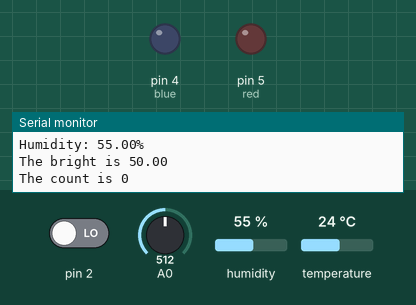
This sketch was run on a simulated Arduino Uno, built with avr-gcc and run on an emulated ATmega328P. Shown: output pins drawn as LEDs (lit = HIGH), the last lines printed to the serial monitor. The test bench sets the inputs (shaded band); at power-on: pin 2 LOW, A0 = 512, humidity 55 %, temperature 24 °C.

Above: at 2.8 s.
2.9 s: pin 2 driven HIGH
At 3.3 s:
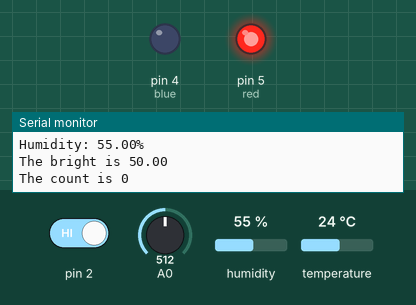
4.9 s: A0 set to 117
6.6 s: A0 set to 101
At 7.9 s:
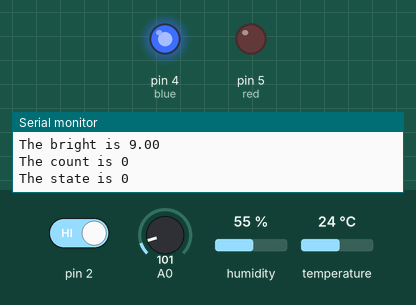
Timing chart, 0 to 9.6 s (numbered marks = the images above; inputs shaded):
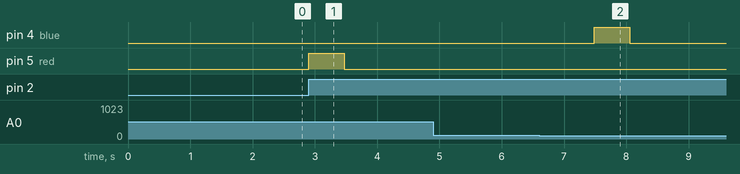

The sketch:

AC.ino
```cpp
#include <IRremote.h>//红外发射模块接D3引脚
#include <MsTimer2.h>
#include <math.h>
#include <Adafruit_Sensor.h>
#include <DHT.h>
#include <DHT_U.h>

#define DHTTYPE DHT22
#define DHTPIN 6

DHT_Unified dht(DHTPIN, DHTTYPE);

IRsend irsend;
int red = 5;
int blue = 4;
int onOroff = 0;
unsigned int count = 0;
bool change = 0;
float bright;
float temp;
const unsigned int key_on[198]={6050,7300,550,1650,500,1700,500,1650,550,1600,550,1650,500,1650,550,1650,550,1600,500,650,500,600,550,550,550,550,550,600,550,550,500,650,500,600,550,1600,500,1700,550,1600,550,1600,550,1650,550,1650,550,1600,550,1650,500,600,500,600,550,600,550,550,550,550,550,550,550,600,500,600,550,1650,500,1650,550,1650,550,1600,500,1650,550,1650,550,1650,500,1650,500,600,500,650,500,600,550,550,550,550,600,550,550,600,450,650,500,1650,500,650,500,600,500,1650,500,650,500,600,500,600,550,1650,500,600,500,1700,500,1650,550,550,550,1650,550,1600,550,1650,500,600,500,1650,550,600,500,1650,550,550,550,1650,550,550,550,1650,550,1650,500,600,550,1600,500,650,500,1650,550,600,500,1650,550,550,550,600,500,600,500,1650,550,600,500,1650,550,600,500,1650,550,550,550,600,500,1650,550,550,550,1650,550,550,550,1650,550,550,550,1650,500,1650,500,7350,550};
const unsigned int key_off[198]={6000,7300,600,1600,550,1650,500,1650,550,1600,550,1650,500,1700,500,1650,550,1600,550,600,550,550,550,550,550,600,500,600,500,600,550,600,550,550,550,1650,500,1650,500,1650,550,1650,550,1600,500,1700,500,1650,550,1650,550,550,550,550,550,600,550,550,500,650,500,600,550,550,550,550,550,1650,550,1650,500,1650,550,1600,550,1650,500,1650,500,1700,550,1600,550,550,550,600,550,550,550,600,500,600,500,600,550,550,600,550,550,1600,550,1650,500,600,550,1650,500,600,500,600,550,600,550,1600,500,600,550,600,550,1600,550,600,550,1600,500,1650,550,1650,550,550,550,1650,550,550,550,1650,500,600,550,1650,450,650,500,1650,500,1650,600,550,550,1600,550,600,550,1600,550,550,600,1600,550,550,550,600,550,550,550,1600,550,600,550,1600,550,600,550,1600,550,550,550,600,550,1600,550,600,550,1600,550,550,550,1650,500,600,550,1650,500,1650,550,7300,550};
//编码部分

void setup(){
  Serial.begin(9600);
  dht.begin();
  sensor_t sensor;
  dht.temperature().getSensor(&sensor);
  dht.humidity().getSensor(&sensor);   //dht22
  pinMode(red, OUTPUT);
  pinMode(blue, OUTPUT);
  attachInterrupt(0, turn, RISING);  //上升沿触发
  // 中断设置函数，每 1s 进入一次中断
   MsTimer2::set(1000, flash);
   //开始计时
   MsTimer2::start();
}

void flash()  //定时中断读温度
{
  sensors_event_t event;
  dht.temperature().getEvent(&event);
  if (isnan(event.temperature)) {
    Serial.println("Error reading temperature!");
  }
  else {
    Serial.print("Temperature: ");
    Serial.print(event.temperature);
    Serial.println(" *C");
  }
  // Get humidity event and print its value.
  dht.humidity().getEvent(&event);
  if (isnan(event.relative_humidity)) {
    Serial.println("Error reading humidity!");
  }
  else {
    Serial.print("Humidity: ");
    Serial.print(event.relative_humidity);
    Serial.println("%");
  }
   bright = (analogRead(0)-9)/10;
   Serial.print("The bright is ");
   Serial.println(bright);
   if(onOroff == 0 && bright < 10)
   {
     if(temp > 30)
     {
       if(count < 300)
       {
         count++;
       }
     }
     else
     {
       if(count > 0)
       {
         count--;
       }
     }
     if(count >= 300)
     {
       change = 1;
     }
   }
   if(onOroff == 1 && bright < 10)
   {
     if(temp > 24)
     {
       if(count < 300)
       {
         count++;
       }
     }
     else
     {
       if(count > 0)
       {
         count--;
       }
     }
     if(count <= 0)
     {
       change = 1;
     }
   }
   Serial.print("The count is ");
   Serial.println(count);
}

void loop()
{
  if(change == 1 && onOroff == 0)
  {
    digitalWrite(red, HIGH);
    irsend.sendRaw(key_on,198,38);
    onOroff = 1;
    change = 0;
    Serial.print("The state is ");
    Serial.println(onOroff);
    delay(500);
    digitalWrite(red, LOW);
    MsTimer2::set(1000, flash);
    MsTimer2::start();
  }
  else if(change == 1 && onOroff == 1)
  {
    digitalWrite(blue, HIGH);
    irsend.sendRaw(key_off,198,38);
    onOroff = 0;
    change = 0;
    Serial.print("The state is ");
    Serial.println(onOroff);
    delay(500);
    digitalWrite(blue, LOW);
    MsTimer2::set(1000, flash);
    MsTimer2::start();
  }
}

void turn()
{
  change = 1;
}
```

Measured:
- the behaviour switches between 109 and 108 on A0 (found by bisection; images 1 and 2)
- after the input at 2.9 s, pin 5 (red): LOW → HIGH at once, → LOW 0.57 s later
- after the input at 6.6 s, pin 4 (blue): LOW → HIGH after 0.88 s, → LOW 0.57 s later
